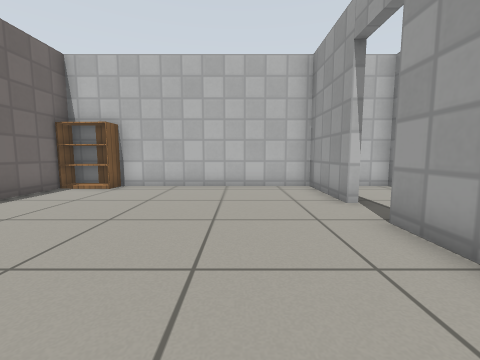
View 1 (above)

12 first-person views from a walk through a robot-simulator world made for Gazebo. The camera is 0.62 m above the floor, tilts 6° down and sees 90° across. Floor lines are 1 m apart. The floor is counted in squares, 0.5 m on a side. Each view is taken from the middle of a square. On the plan, view 1 faces up. The plan holds only what a view shows up to about 12 squares ahead; the rest is blank. Gazebo's built-in surfaces are drawn with simple patterns.

View 2
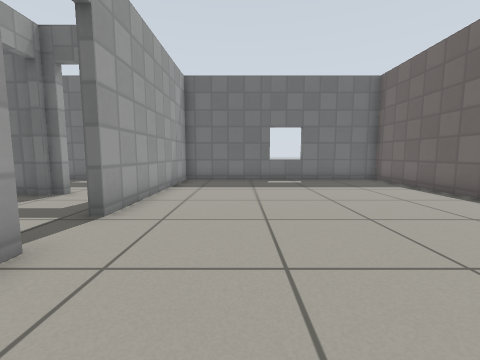

View 3
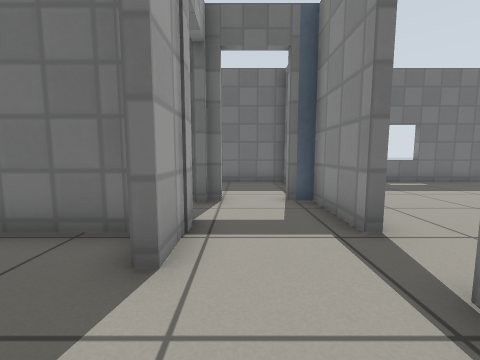

View 4
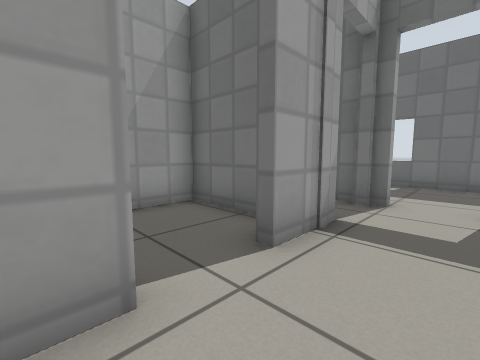

View 5
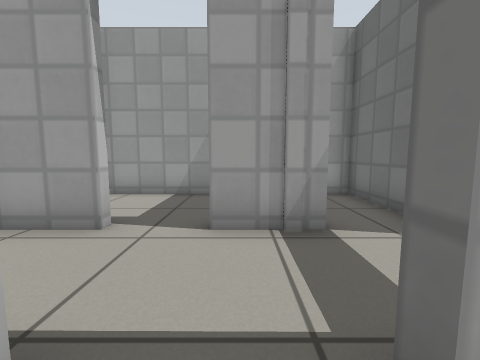

View 6
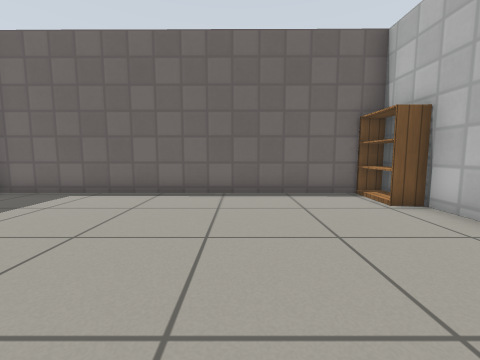

View 7
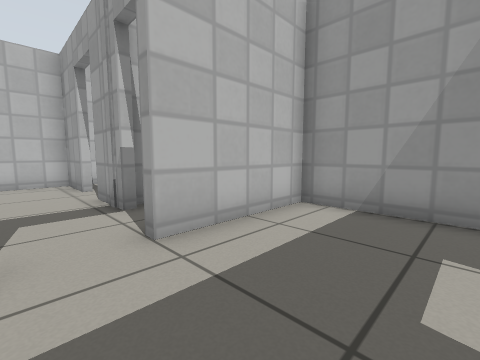

View 8
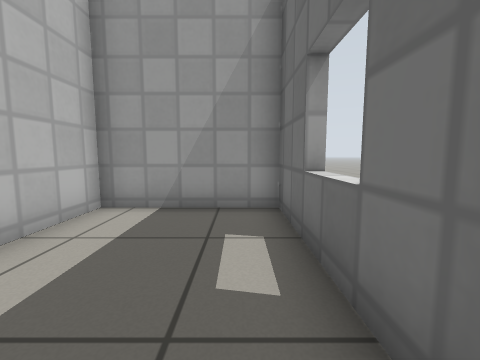

View 9
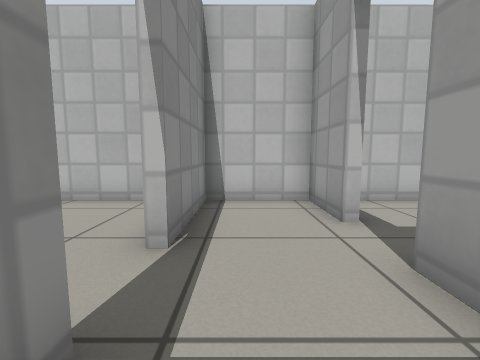

View 10
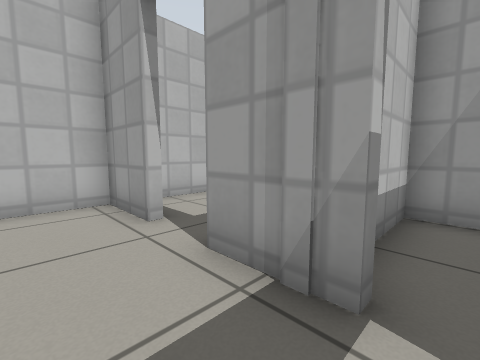

View 11
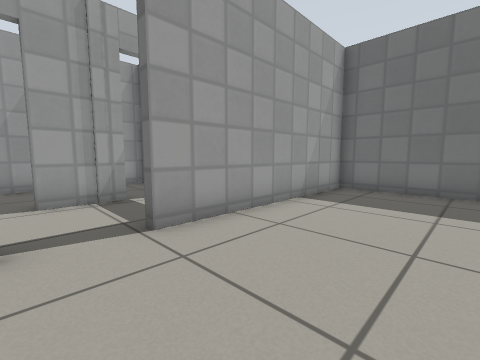

View 12
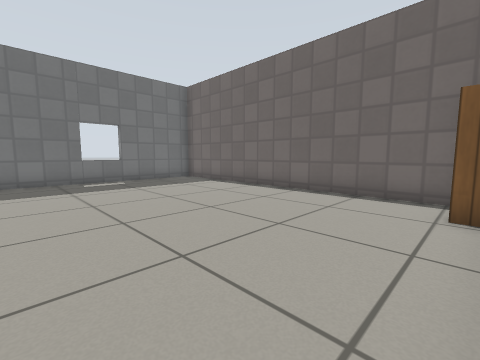

### Floor plan
Ten units are one square. View 1 is at (0, 0); x grows to the right and y downward. Boxes are objects, and circles mark ways between rooms. Rooms are numbered by the first view taken in them; rooms with no view inside come last. Other rooms are left out.
<svg viewBox="-72 -100 173 134">
<path fill="none" stroke="#000" d="M27 -60 28 -95 -66 -95 -67 29 27 29 27 -43M30 -43 30 -16 38 -16M59 -73 59 -95 31 -95 30 -60M59 -35 59 -55M54 -16 60 -16M30 29 96 29 96 -13 55 -13M90 -95 66 -95M67 -43 96 -43 96 -92M61 -16 96 -16 96 -40 62 -40"/>
<rect x="-65" y="-95" width="20" height="10" fill="#bbb"><title>bookshelf</title></rect>
<circle cx="30" cy="-55" r="3" fill="#2a7"/>
<circle cx="50" cy="-18" r="3" fill="#2a7"/>
<circle cx="60" cy="-65" r="3" fill="#2a7"/>
<text x="-20" y="-40">1</text>
<text x="40" y="-60">2</text>
<text x="70" y="10">3</text>
<text x="80" y="-70">4</text>
<text x="80" y="-30">5</text>
</svg>
Room 1 opens to room 2. Room 2 opens to room 3. Room 2 opens to room 4.

Where each view was taken, in squares from view 1:
view 1: 0 up, 0 right, facing up
view 2: 9 up, 0 right, facing down
view 3: 8 up, 5 right, facing down
view 4: 8 up, 4 right, facing down-right
view 5: 5 up, 2 right, facing right
view 6: 5 up, 1 right, facing left
view 7: 2 down, 4 right, facing up-right
view 8: 2 down, 4 right, facing right
view 9: 3 up, 4 right, facing up
view 10: 3 up, 4 right, facing up-right
view 11: 6 up, 1 left, facing down-right
view 12: 9 up, 1 right, facing down-left
